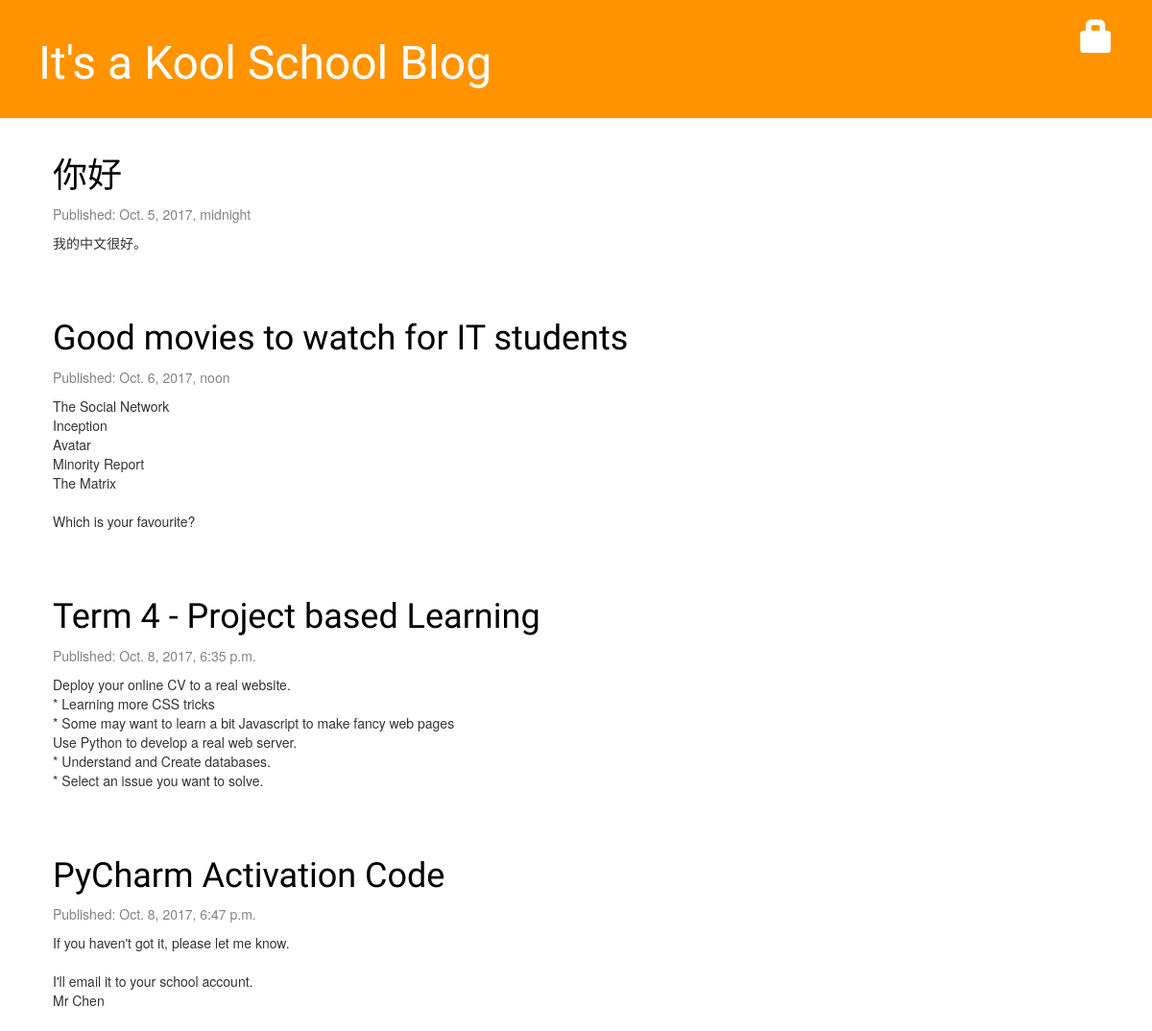
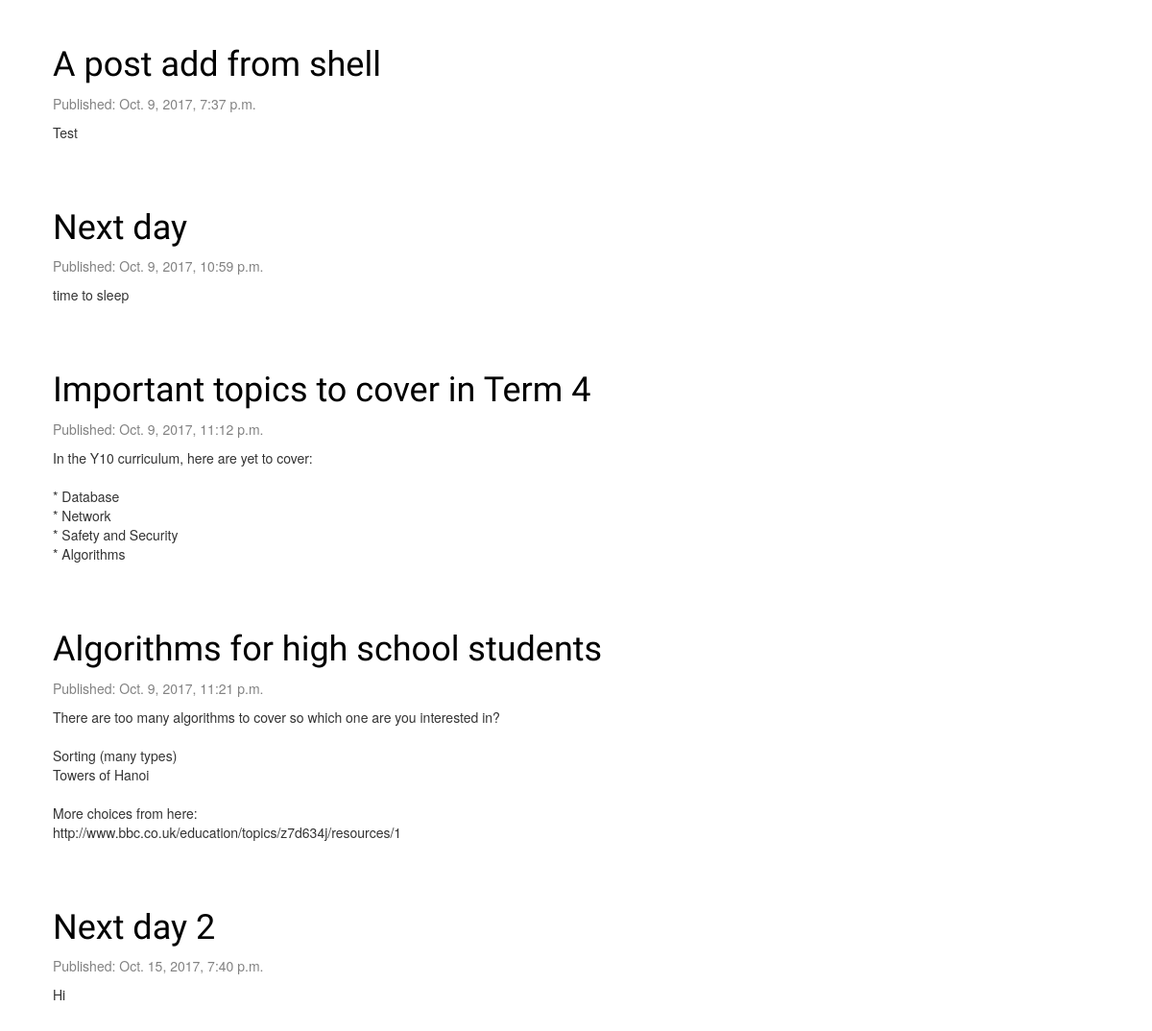
/blog/, run on an earlier commit of the app's database (2 pictures, top to bottom).
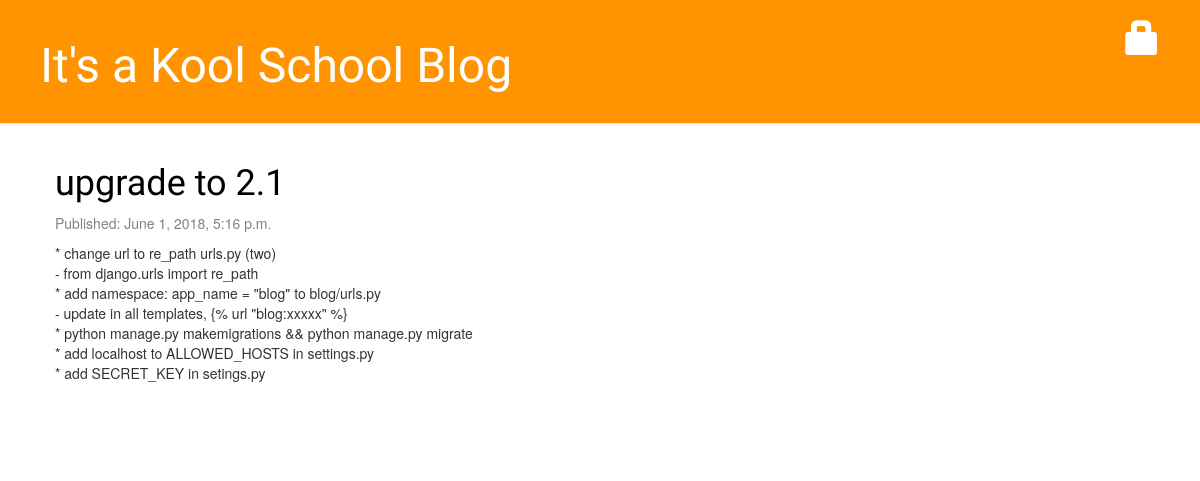
And on a later commit of the database.
### blog/models.py (models this page shows, shortened)
class Post(models.Model):
    author = models.ForeignKey('auth.User', on_delete=models.CASCADE, null=True, blank=True)
    title = models.CharField(max_length=200)
    text = models.TextField()
    created_date = models.DateTimeField(auto_now_add=True)
    published_date = models.DateTimeField(blank=True, null=True)

### blog/views.py (the view)
def post_list(request):
    posts = Post.objects.filter(published_date__lte=timezone.now()).order_by('published_date')
    return render(request, 'blog/post_list.html', {'posts': posts})

### blog/templates/blog/post_list.html
{% extends 'blog/base.html' %}
{% block content %}
    {% for post in posts %}
        <div class="post">
            <h1><a href="{%  url 'blog:post_detail' pk=post.pk %}">{{ post.title }}</a></h1>
            <div class="date">
                <p>Published: {{ post.published_date }}</p>
            </div>
            <p>{{ post.text|linebreaksbr }}</p>
        </div>
    {% endfor %}
{% endblock %}

What changed in the data, as far as the page shows it:
removed Post: title "你好", published_date "Oct. 5, 2017, midnight", text "我的中文很好。"
removed Post: title "Good movies to watch for IT students", published_date "Oct. 6, 2017, noon", text "The Social Network Inception Avatar Minority Report The Matrix Which is your favourite?"
removed Post: title "Term 4 - Project based Learning", published_date "Oct. 8, 2017, 6:35 p.m.", text "Deploy your online CV to a real website. * Learning more CSS tricks * Some may want to learn a bit Javascript to make fancy web pages Use Python to develop a real web server. * Understand and Create databases. * Select an issue you want to solve."
removed Post: title "PyCharm Activation Code", published_date "Oct. 8, 2017, 6:47 p.m.", text "If you haven't got it, please let me know. I'll email it to your school account. Mr Chen"
removed Post: title "A post add from shell", published_date "Oct. 9, 2017, 7:37 p.m.", text "Test"
removed Post: title "Next day", published_date "Oct. 9, 2017, 10:59 p.m.", text "time to sleep"
no longer on this page (row edited): Post: title "Important topics to cover in Term 4", published_date "Oct. 9, 2017, 11:12 p.m.", text "In the Y10 curriculum, here are yet to cover: * Database * Network * Safety and Security * Algorithms"
removed Post: title "Algorithms for high school students", published_date "Oct. 9, 2017, 11:21 p.m.", text "There are too many algorithms to cover so which one are you interested in? Sorting (many types) Towers of Hanoi More choices from here: http://www.bbc.co.uk/education/topics/z7d634j/resources/1"
removed Post: title "Next day 2", published_date "Oct. 15, 2017, 7:40 p.m.", text "Hi"
added Post: title "upgrade to 2.1", published_date "June 1, 2018, 5:16 p.m.", text "* change url to re_path urls.py (two) - from django.urls import re_path * add namespace: app_name = \"blog\" to blog/urls.py - update in all templates, {% url \"blog:xxxxx\" %} * python manage.py makemigrations && python manage.py migrate * add localhost to ALLOWED_HOSTS in settings.py * add SECRET_KEY in setings.py"
